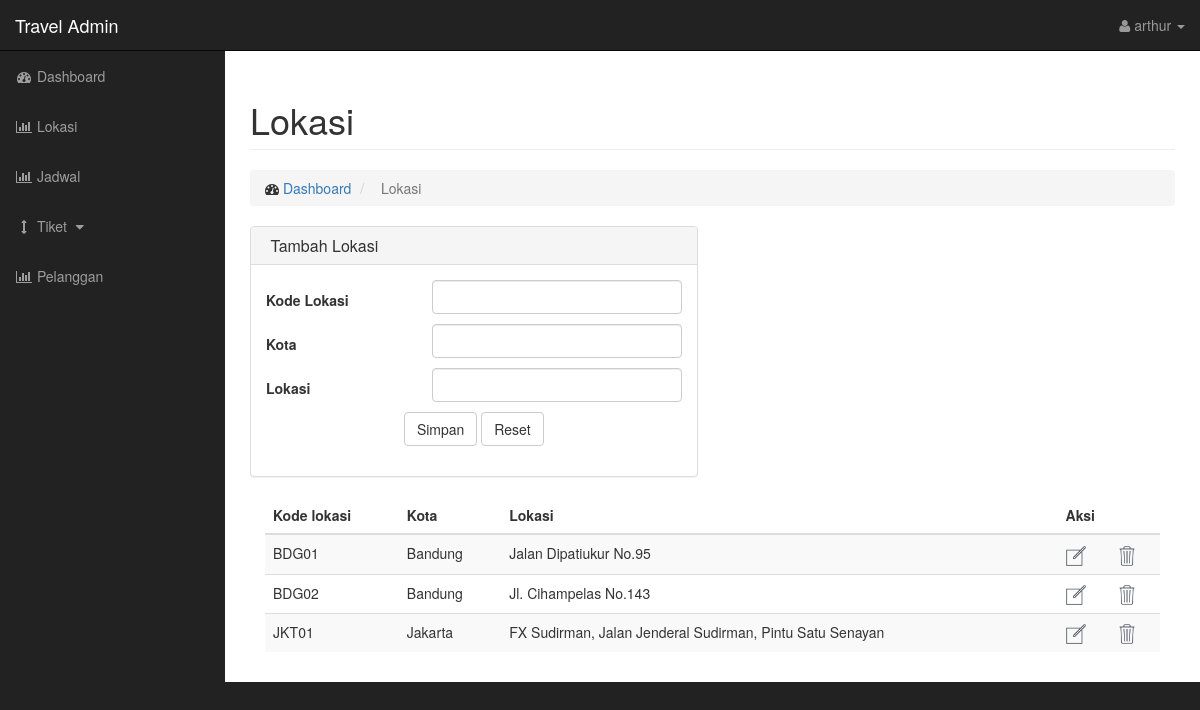
The app's page /admin/lokasi.php (signed in) with its own data.
### tables this page shows
CREATE TABLE `lokasi` (
  `kd_lokasi` char(5) NOT NULL,
  `kota` varchar(255) DEFAULT NULL,
  `lokasi` varchar(255) DEFAULT NULL,
  PRIMARY KEY (`kd_lokasi`),
  KEY `kd_lokasi` (`kd_lokasi`),
  KEY `kd_lokasi_2` (`kd_lokasi`)
);

### admin/lokasi.php (the view, shortened to what this page needs)
<!DOCTYPE html>
<html lang="en">
<head>
    <link href="css/bootstrap.min.css" rel="stylesheet">
    <link href="css/sb-admin.css" rel="stylesheet">
    <link href="css/plugins/morris.css" rel="stylesheet">
    <link href="font-awesome/css/font-awesome.min.css" rel="stylesheet" type="text/css">
</head>
<body>
    <div id="wrapper">
        <?php include "header.php" ?>
        <div id="page-wrapper">
            <div class="container-fluid">
                <div class="row">
                    <div class="col-lg-12">
                        <h1 class="page-header">
                            Lokasi
                        </h1>
                        <ol class="breadcrumb">
                            <li>
                                <i class="fa fa-dashboard"></i>  <a href="index.html">Dashboard</a>
                            </li>
                            <li class="active">
                                <i class="fa"></i> Lokasi
                            </li>
                        </ol>
                    </div>
                </div>
                <div class="row">
                    <div class="col-lg-6">
                        <div class="panel panel-default">
                            <div class="panel-heading">
                                <h3 class="panel-title"><i class="fa"></i> Tambah Lokasi</h3>
                            </div>
                            <div class="panel-body">
                                <form action="tambah_lokasi_proses.php" method="POST" role="form">
                                    <div class="form-group">
                                        <table width="100%">
                                            <tr>
                                                <td width="40%"><label>Kode Lokasi</label></td>
                                                <td><input class="form-control" name="kd_lokasi"><p class="help-block"></p></td>
                                            </tr>
                                            <tr>
                                                <td><label>Kota</label></td>
                                                <td><input class="form-control" name="kota"><p class="help-block"></p></td>
                                            </tr>
                                            <tr>
                                                <td><label>Lokasi</label></td>
                                                <td><input class="form-control" name="lokasi"><p class="help-block"></p></td>
                                            </tr>
                                           <tr>
                                                <td colspan="2" align="center">
                                                    <button type="submit" class="btn btn-default">Simpan</button>
                                                    <button type="reset" class="btn btn-default">Reset</button>
                                                </td>
                                            </tr>
                                        </table>
                                    </div>
                                </form>
                            </div>
                        </div>
                    </div>
                </div>
                <div class="col-lg-12">
                        <div class="table-responsive">
                            <table class="table table-hover table-striped">
                                <thead>
                                    <tr>
                                        <th>Kode lokasi</th>
                                        <th>Kota</th>
                                        <th>Lokasi</th>
                                        <th colspan="2">Aksi</th>
                                    </tr>
                                </thead>
                                <tbody>
                                    <?php
                                    $link=koneksi_db();
                                    $sql="SELECT * FROM lokasi ORDER BY kota";
                                    $res=mysql_query($sql,$link);
                                    while ($data=mysql_fetch_array($res)) {
                                    ?>
                                    <tr>
                                        <td><?php echo $data[0] ?></td>
                                        <td><?php echo $data[1] ?></td>
                                        <td><?php echo $data[2] ?></td>
                                        <td><a href="edit_lokasi.php?kd_lokasi=<?php echo $data[0]?>"><img style="width:20px" src="img/edit.png"></a></td>
                                        <td><a href="edit_lokasi.php?kd=<?php echo $data[0]?>&tabel=lokasi"><img style="width:20px" src="img/delete.png"></td>
                                    </tr>
                                    <?php } ?>
                                </tbody>
                            </table>
                        </div>
                </div>
            </div>
        </div>
    </div>
</body>
</html>

### admin/css/sb-admin.css (style rules this page uses)
body { margin-top: 100px; background-color: #222; }
@media (min-width:768px) { body { margin-top: 50px; } }
#wrapper { padding-left: 0; }
#page-wrapper { width: 100%; padding: 0; background-color: #fff; }
@media (min-width:768px) { #wrapper { padding-left: 225px; } }
@media (min-width:768px) { #page-wrapper { padding: 10px; } }

### records on screen
lokasi: kd_lokasi "BDG01", kota "Bandung", lokasi "Jalan Dipatiukur No.95"
lokasi: kd_lokasi "BDG02", kota "Bandung", lokasi "Jl. Cihampelas No.143"
lokasi: kd_lokasi "JKT01", kota "Jakarta", lokasi "FX Sudirman, Jalan Jenderal Sudirman, Pintu Satu Senayan"

### other values on screen
$_SESSION['nama'] "arthur"
